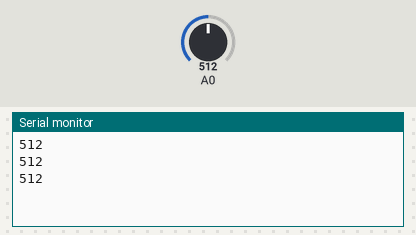
This sketch was run on a simulated Arduino Uno, built with avr-gcc and run on an emulated ATmega328P. On the bench: the last lines printed to the serial monitor. Inputs (shaded band) come from the test bench; at power-on: A0 = 512.

Above: at 1.2 s.
1.3 s: A0 set to 716
At 1.86 s:
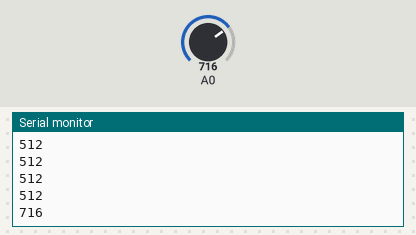
2.8 s: A0 set to 900
At 3.06 s:
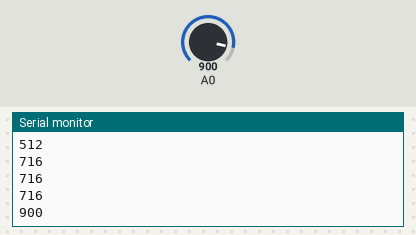
Timing chart, 0 to 5.8 s (numbered marks = the images above; inputs shaded):
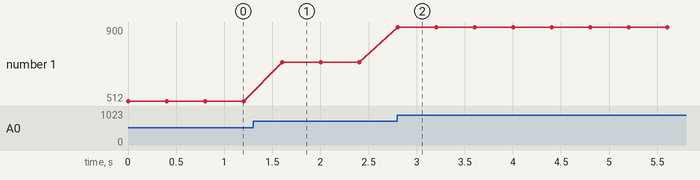

Measured:
- after the input at 1.3 s, the serial monitor: prints a new line after 0.30 s (image 1)
- after the input at 2.8 s, the serial monitor: prints a new line at once (image 2)
- plotted number 1: 512 → 716 after the input at 1.3 s, 716 → 900 after the input at 2.8 s

The sketch:

uv_radiation.ino
```cpp
void setup() {
  // put your setup code here, to run once:
Serial.begin(9600);
}

void loop() {
  // put your main code here, to run repeatedly:
int c=analogRead(A0);
Serial.println(c);
delay(400);
}
```
